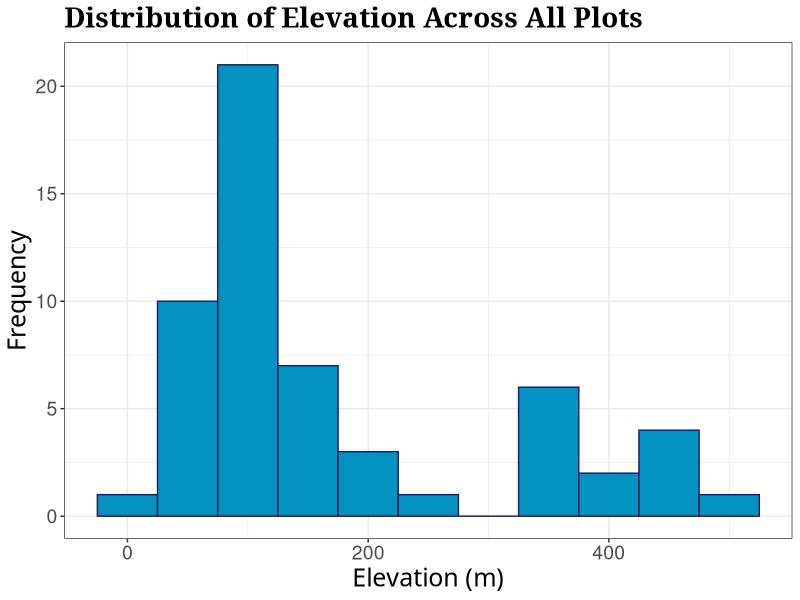
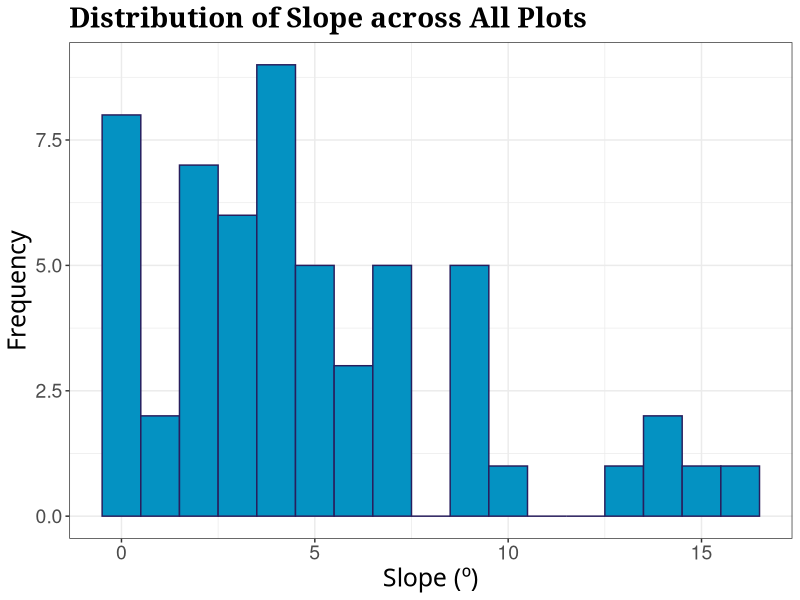
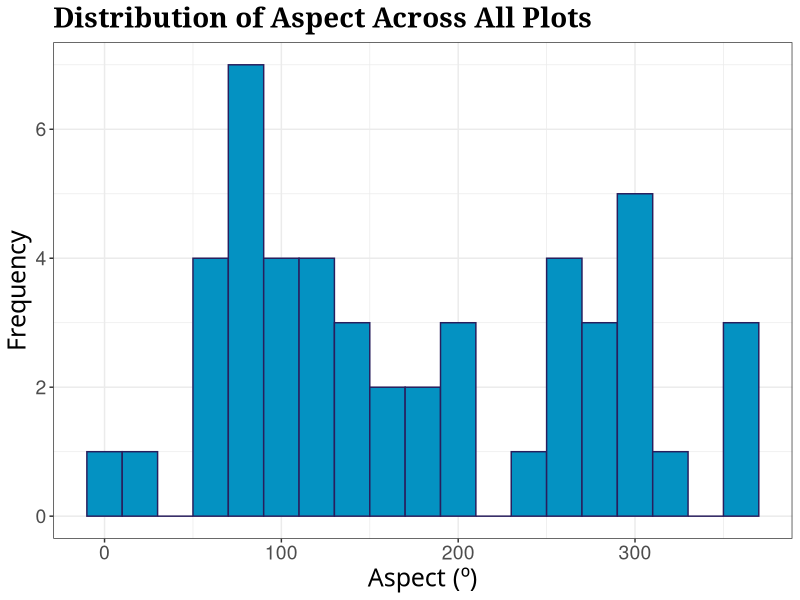
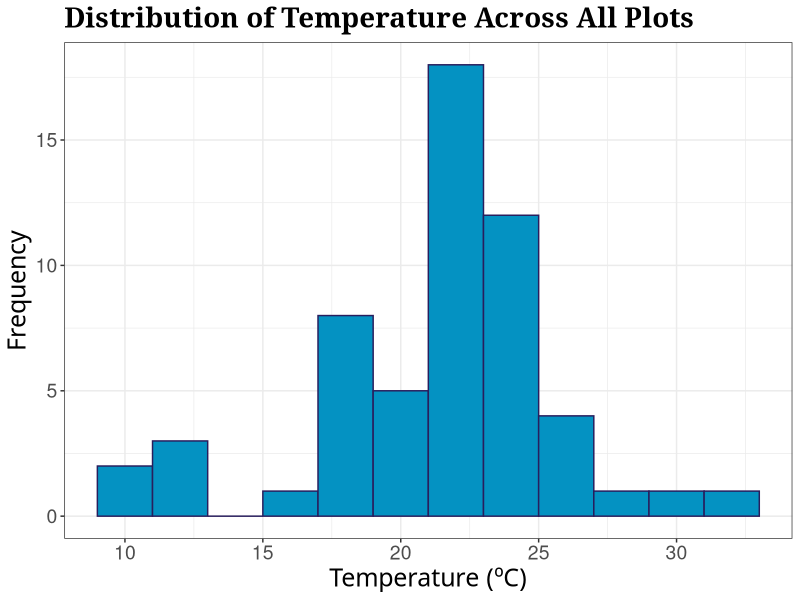
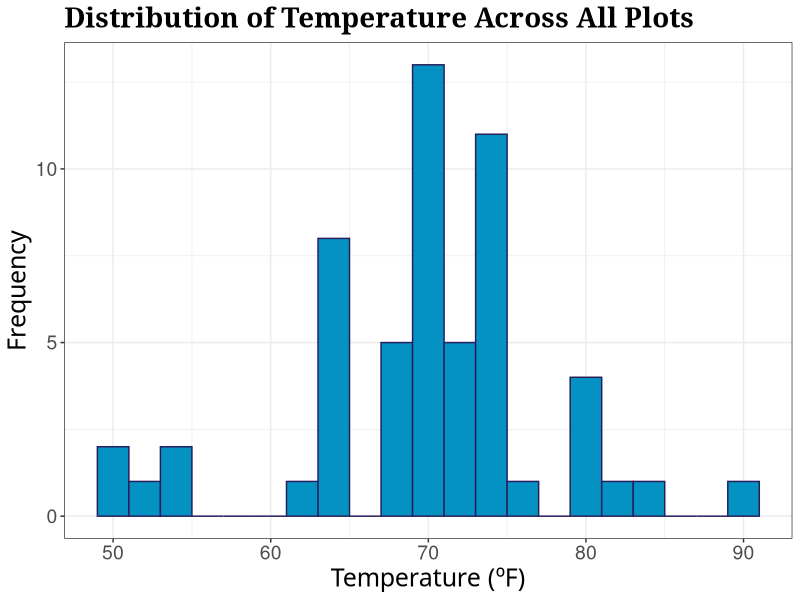
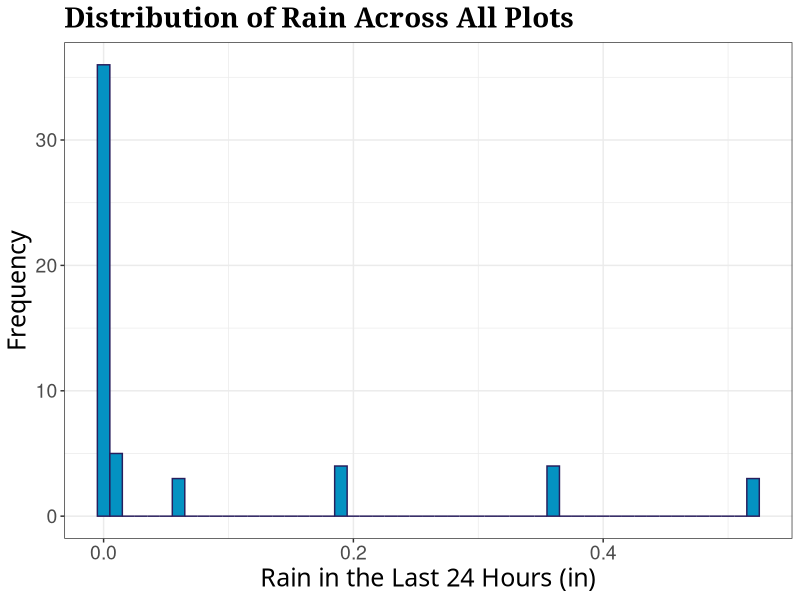
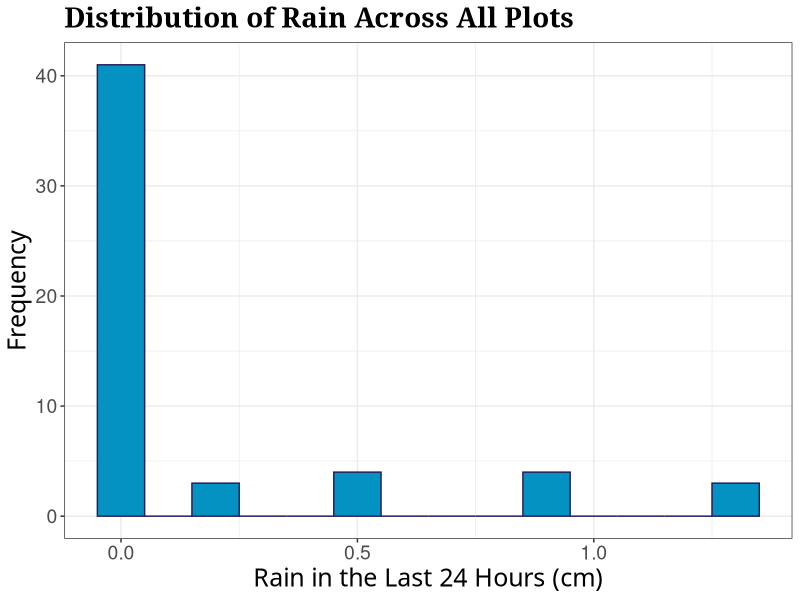
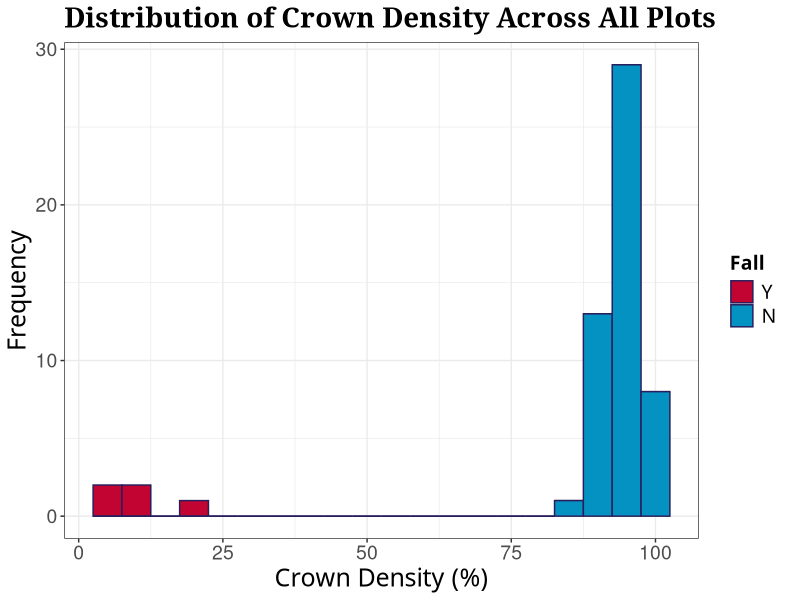

The R source for these figures, in order: (Note: this script raises an error after producing the figures.)
library(tidyverse)
library(ggplot2)
library(dplyr)

#dev.off()

#reading in the data

soil_chem_df <- read.csv("Site_Data - Soil Chemistry Data.csv") #soil data
site_data_df <- read.csv("Site_Data - Master Data - 18.csv") #Master data
trees_df <- read.csv("Site_Data - Tree Composition Data.csv") #Tree data
saplings_df <- read.csv("Site_Data - Sapling Composition Data.csv") #Sapling data
quadrat_df <- read.csv("Site_Data - Quadrat Composition Data.csv") #Quadrat data
species_codes <- read.csv("Site_Data - codes.csv") #species codes and full latin and common names

View(site_data_df)

### cleaning the dataframes

# removing unnecessary rows
soil_chem_df <- soil_chem_df[-(57:68),] 
site_data_df <- site_data_df[-(57:64),] 
species_codes <- species_codes[-(109:112),] 

# adding columns with full latin names
         
# for all columns
site_data_df_full_names <- site_data_df %>% #site data
  mutate(across(everything(), ~ case_when(as.character(.) %in% species_codes$Code ~ species_codes$Latin_Name[match(as.character(.), species_codes$Code)],
                                  TRUE ~ as.character(.)))) #!(. %in% species_codes$Code)

trees_df_full_names <- trees_df %>% #tree species data
  mutate(across(everything(), ~ case_when(as.character(.) %in% species_codes$Code ~ species_codes$Latin_Name[match(as.character(.), species_codes$Code)],
                                          TRUE ~ as.character(.)))) #!(. %in% species_codes$Code)

saplings_df_full_names <- saplings_df %>% #seedling species data
  mutate(across(everything(), ~ case_when(as.character(.) %in% species_codes$Code ~ species_codes$Latin_Name[match(as.character(.), species_codes$Code)],
                                          TRUE ~ as.character(.)))) #!(. %in% species_codes$Code)

quadrat_df_full_names <- quadrat_df %>% #quadrat species data
  mutate(across(everything(), ~ case_when(as.character(.) %in% species_codes$Code ~ species_codes$Latin_Name[match(as.character(.), species_codes$Code)],
                                          TRUE ~ as.character(.)))) #!(. %in% species_codes$Code)

#making a theme
interactive_theme <- theme_bw() +# White background, black and white theme
  theme(plot.title = element_text(family = "Georgia", face = "bold", size = 20),
        axis.title = element_text(family = "DIN Alternate", size = 18),
        axis.text = element_text(size = 14),
        legend.title = element_text(family = "DIN Alternate", face = "bold", size = 14),
        legend.text = element_text(family = "DIN Alternate", size = 14),
        legend.box.margin = margin(6, 6, 6, 6))

# averages for elevation, cover, leaf litter, etc. and histograms acoss plots

site_data_df_full_names <- site_data_df_full_names %>% #turning the columns numeric
  mutate(Elevation..m. = as.numeric(Elevation..m.)) %>%
  mutate(Slope = as.numeric(Slope)) %>%
  mutate(Aspect = as.numeric(Aspect)) %>%
  mutate(Temp = as.numeric(Temp)) %>%
  mutate(Temp.C = ((Temp - 32) * 5/9)) %>%
  mutate(Rain.in.last.24..in.hr. = as.numeric(Rain.in.last.24..in.hr.)) %>%
  mutate(Rain.in.last.24..cm.hr. = (Rain.in.last.24..in.hr. * 2.54)) %>%
  mutate(Crown.Density = as.numeric(Crown.Density)) %>%
  mutate(Overstory...cover = as.numeric(Overstory...cover)) %>%
  mutate(Understory...Cover = as.numeric(Understory...Cover)) %>%
  mutate(Herbaceous.Layer...Cover = as.numeric(Herbaceous.Layer...Cover)) %>%
  mutate(Dom.Moss...Cover = as.numeric(Dom.Moss...Cover)) %>%
  mutate(litter.cover..1 = as.numeric(litter.cover..1)) %>%
  mutate(litter.cover..2 = as.numeric(litter.cover..2)) %>%
  mutate(litter.cover..3 = as.numeric(litter.cover..3)) %>%
  mutate(litter.cover..4 = as.numeric(litter.cover..4)) 

summary(site_data_df_full_names)

#elevation
mean(site_data_df_full_names$Elevation..m.)
IQR(site_data_df_full_names$Elevation..m.)
sd(site_data_df_full_names$Elevation..m.)
typeof(site_data_df_full_names$Elevation..m.)

ggplot(data = site_data_df_full_names, aes(x = Elevation..m.)) +
  geom_histogram(fill = "#0492C2", color = "#281E5D", 
                 binwidth = 50) +
  labs(x = "Elevation (m)",
       y = "Frequency",
       title = "Distribution of Elevation Across All Plots") +
  interactive_theme
  
#slope
mean(site_data_df_full_names$Slope)
IQR(site_data_df_full_names$Slope)
sd(site_data_df_full_names$Slope)

ggplot(data = site_data_df_full_names, aes(x = Slope)) +
  geom_histogram(fill = "#0492C2", color = "#281E5D", 
                 binwidth = 1) +
  labs(x = "Slope (º)",
       y = "Frequency",
       title = "Distribution of Slope across All Plots") +
  interactive_theme

#aspect
mean(site_data_df_full_names$Aspect, na.rm = T)
IQR(site_data_df_full_names$Aspect, na.rm = T)
sd(site_data_df_full_names$Aspect, na.rm = T)

ggplot(data = site_data_df_full_names, aes(x = Aspect)) +
  geom_histogram(fill = "#0492C2", color = "#281E5D", 
                 binwidth = 20) +
  labs(x = "Aspect (º)",
       y = "Frequency",
       title = "Distribution of Aspect Across All Plots") +
  interactive_theme

#temp
mean(site_data_df_full_names$Temp.C)
IQR(site_data_df_full_names$Temp.C)
sd(site_data_df_full_names$Temp.C)

ggplot(data = site_data_df_full_names, aes(x = Temp.C)) +
  geom_histogram(fill = "#0492C2", color = "#281E5D", 
                 binwidth = 2) +
  labs(x = "Temperature (ºC)",
       y = "Frequency",
       title = "Distribution of Temperature Across All Plots") +
  interactive_theme

ggplot(data = site_data_df_full_names, aes(x = Temp)) +
  geom_histogram(fill = "#0492C2", color = "#281E5D", 
                 binwidth = 2) +
  labs(x = "Temperature (ºF)",
       y = "Frequency",
       title = "Distribution of Temperature Across All Plots") +
  interactive_theme

#rain
mean(site_data_df_full_names$Rain.in.last.24..cm.hr., na.rm = T)
IQR(site_data_df_full_names$Rain.in.last.24..cm.hr., na.rm = T)
sd(site_data_df_full_names$Rain.in.last.24..cm.hr., na.rm = T)

ggplot(data = site_data_df_full_names, aes(x = Rain.in.last.24..in.hr.)) +
  geom_histogram(fill = "#0492C2", color = "#281E5D", 
                 binwidth = 0.01) +
  labs(x = "Rain in the Last 24 Hours (in)",
       y = "Frequency",
       title = "Distribution of Rain Across All Plots") +
  interactive_theme

ggplot(data = site_data_df_full_names, aes(x = Rain.in.last.24..cm.hr.)) +
  geom_histogram(fill = "#0492C2", color = "#281E5D", 
                 binwidth = 0.1) +
  labs(x = "Rain in the Last 24 Hours (cm)",
       y = "Frequency",
       title = "Distribution of Rain Across All Plots") +
  interactive_theme

#crown density
mean(site_data_df_full_names$Crown.Density)
IQR(site_data_df_full_names$Crown.Density)
sd(site_data_df_full_names$Crown.Density)

site_data_df_full_names %>%
  mutate(Fall = fct_relevel(Fall, c("Y", "N"))) %>%
  ggplot(aes(x = Crown.Density)) +
    geom_histogram(aes(fill = Fall), color = "#281E5D",   #if_else(Fall == "N",  "#0492C2", "red")),
                 binwidth = 5) +
    scale_fill_manual(values = c("#c20433", "#0492C2")) +
    labs(x = "Crown Density (%)",
       y = "Frequency",
       title = "Distribution of Crown Density Across All Plots") +
    interactive_theme

#overstory cover
mean(site_data_df_full_names$Overstory...cover, na.rm = T)
IQR(site_data_df_full_names$Overstory...cover, na.rm = T)
sd(site_data_df_full_names$Overstory...cover, na.rm = T)

site_data_df_full_names %>%
  mutate(Fall = fct_relevel(Fall, c("Y", "N"))) %>%
  ggplot(aes(x = Overstory...cover)) +
  geom_histogram(aes(fill = Fall), color = "#281E5D",
                 binwidth = 5) +
  scale_fill_manual(values = c("#c20433", "#0492C2")) +
  labs(x = "Estimated Overstory Coverage (%)",
       y = "Frequency",
       title = "Distribution of Estimated Overstory Coverage Across All Plots") +
  interactive_theme

#understory cover
mean(site_data_df_full_names$Understory...Cover, na.rm = T)
IQR(site_data_df_full_names$Understory...Cover, na.rm = T)
sd(site_data_df_full_names$Understory...Cover, na.rm = T)

site_data_df_full_names %>%
  mutate(Fall = fct_relevel(Fall, c("Y", "N"))) %>%
  ggplot(aes(x = Understory...Cover)) +
  geom_histogram(aes(fill = Fall), color = "#281E5D",
                 binwidth = 5, position = "dodge") +
  scale_fill_manual(values = c("#c20433", "#0492C2")) +
  labs(x = "Estimated Understory Coverage (%)",
       y = "Frequency",
       title = "Distribution of Estimated Understory Coverage Across All Plots") +
  interactive_theme

#herb cover
mean(site_data_df_full_names$Herbaceous.Layer...Cover, na.rm = T)
IQR(site_data_df_full_names$Herbaceous.Layer...Cover, na.rm = T)
sd(site_data_df_full_names$Herbaceous.Layer...Cover, na.rm = T)

site_data_df_full_names %>%
  mutate(Fall = fct_relevel(Fall, c("Y", "N"))) %>%
  ggplot(aes(x = Herbaceous.Layer...Cover)) +
  geom_histogram(aes(fill = Fall), color = "#281E5D",
                 binwidth = 5, position = "dodge") +
  scale_fill_manual(values = c("#c20433", "#0492C2")) +
  labs(x = "Estimated Herbaceous Coverage (%)",
       y = "Frequency",
       title = "Distribution of Estimated Herbaceous Coverage Across All Plots") +
  interactive_theme

#moss cover
mean(site_data_df_full_names$Dom.Moss...Cover,na.rm = T)
IQR(site_data_df_full_names$Dom.Moss...Cover,na.rm = T)
sd(site_data_df_full_names$Dom.Moss...Cover,na.rm = T)

site_data_df_full_names %>%
  mutate(Fall = fct_relevel(Fall, c("Y", "N"))) %>%
  ggplot(aes(x = Dom.Moss...Cover)) +
  geom_histogram(aes(fill = Fall), color = "#281E5D",
                 binwidth = 5, position = "dodge") +
  scale_fill_manual(values = c("#c20433", "#0492C2")) +
  labs(x = "Estimated Moss Coverage (%)",
       y = "Frequency",
       title = "Distribution of Estimated Moss Coverage Across All Plots") +
  interactive_theme


# average litter cover
site_data_df_leaf_litter <- site_data_df_full_names %>%
  select(litter.cover..1, litter.cover..2, litter.cover..3, litter.cover..4) %>%
  mutate(avg.litter.cover = rowMeans(site_data_df_leaf_litter))
mean(site_data_df_leaf_litter$avg.litter.cover)
IQR(site_data_df_leaf_litter$avg.litter.cover)
sd(site_data_df_leaf_litter$avg.litter.cover)
summary(site_data_df_leaf_litter$avg.litter.cover)

#adding the litter cover column to the original dataframe
site_data_df_full_names <- cbind(site_data_df_full_names, site_data_df_leaf_litter$avg.litter.cover) 
site_data_df_full_names <- site_data_df_full_names %>% #renaming column
  rename(avg.litter.cover = 'site_data_df_leaf_litter$avg.litter.cover')


site_data_df_full_names %>%
  mutate(Fall = fct_relevel(Fall, c("Y", "N"))) %>%
  ggplot(aes(x = avg.litter.cover)) +
  geom_histogram(aes(fill = Fall), color = "#281E5D",
                 binwidth = 5, position = "dodge") +
  scale_fill_manual(values = c("#c20433", "#0492C2")) +
  labs(x = "Estimated Litter Coverage (%)",
       y = "Frequency",
       title = "Distribution of Estimated Average Litter Coverage Across All Plots") +
  interactive_theme

## Counts

#soil moisture

soil.moisture.table <- summarize(group_by(site_data_df_full_names, soil.moisture), count = n(), prop = count/nrow(site_data_df_full_names)) #summarizing the total 
levels(site_data_df_full_names$soil.moisture)

ggplot(data = site_data_df_full_names, aes(x = soil.moisture)) +
    geom_bar(aes(fill = soil.moisture), color = "#281E5D") +
    scale_fill_manual(values = c("#0492C2", "#ADD8E6")) +
    labs(x = "Soil Moisture",
       y = "Frequency",
       title = "Frequency of Soil Moisture Types",
       fill = "Soil Moisture") +
    interactive_theme

ggplot(data = soil.moisture.table, aes(x = soil.moisture)) +
    geom_bar(aes(y = prop, fill = soil.moisture), stat = "identity", color = "#281E5D") +
    scale_fill_manual(values = c("#0492C2", "#ADD8E6")) +
    labs(x = "Soil Moisture",
       y = "Proportion",
       title = "Proportion of Soil Moisture Types",
       fill = "Soil Moisture") +
    interactive_theme

ggplot(data = site_data_df_full_names, aes(x = "", fill = soil.moisture)) +
  geom_bar(position = "fill", 
           color = "#281E5D") +
  scale_fill_manual(values = c("#0492C2", "#ADD8E6")) +
  labs(x = "Soil Moisture",
       y = "Frequency",
       title = "Frequency of Soil Moisture Types",
       fill = "Soil Moisture") +
  interactive_theme

#drainage
soil.drainage.table <- summarize(group_by(site_data_df_full_names, drainage), count = n(), prop = count/nrow(site_data_df_full_names)) #summarizing the total 


site_data_df_full_names %>%
  mutate(drainage = fct_relevel(drainage, c("Poor", "Moderate", "Well"))) %>%
  ggplot(aes(x = drainage)) +
    geom_bar(aes(fill = drainage), color = "#281E5D") +
    scale_fill_manual(values = c("#43270f", "#7C4700", "#997950")) +
    labs(x = "Soil Drainage",
       y = "Frequency",
       title = "Frequency of Soil Drainage Types",
       fill = "Soil Drainage") +
    interactive_theme

soil.drainage.table %>%
  mutate(drainage = fct_relevel(drainage, c("Poor", "Moderate", "Well"))) %>%
  ggplot(aes(x = drainage)) +
  geom_bar(aes(y = prop, fill = drainage), stat = "identity", color = "#281E5D") +
  scale_fill_manual(values = c("#43270f", "#7C4700", "#997950")) +
  labs(x = "Soil Drainage",
       y = "Proportion",
       title = "Proportion of Soil Drainage Types",
       fill = "Soil Drainage") +
  interactive_theme

site_data_df_full_names %>%
  mutate(drainage = fct_relevel(drainage, c("Poor", "Moderate", "Well"))) %>%
  ggplot(aes(x = "", fill = drainage)) +
  geom_bar(position = "fill", 
           color = "#281E5D") +
  scale_fill_manual(values = c("#43270f", "#7C4700", "#997950")) +
  labs(x = "Soil Drainage",
       y = "Frequency",
       title = "Frequency of Soil Drainage Types",
       fill = "Soil Drainage") +
  interactive_theme

  



